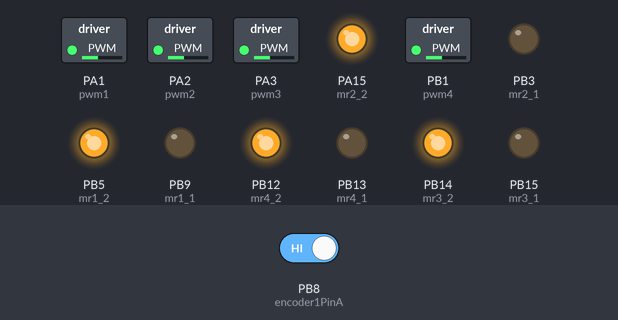
A program run on a simulated STM32 Blue Pill. On the bench: switched loads named in the program (green lamp = pin HIGH), output pins drawn as LEDs (lit = HIGH). The inputs (shaded band) are chosen by the test bench; at power-on: PB8 (encoder1PinA) HIGH. What the program prints to the serial monitor is not drawn.

Above: at 0.1 s.
Timing chart, 0 to 1.6 s (numbered marks = the images above):
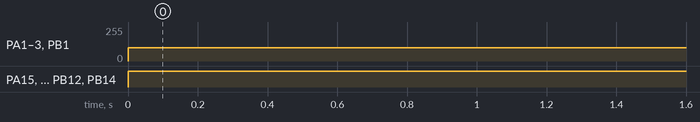

The program:

main.cpp
```cpp
#include <Arduino.h>

// Motor pins
#define mr1_1 PB9
#define mr1_2 PB5
#define pwm1 PA1

#define mr2_1 PB3
#define mr2_2 PA15
#define pwm2 PA2

#define mr3_1 PB15
#define mr3_2 PB14
#define pwm3 PA3

#define mr4_1 PB13
#define mr4_2 PB12
#define pwm4 PB1

// Encoder pins
const uint8_t encoder1PinA = PB8;
const uint8_t encoder1PinB = PB7;
/*
const uint8_t encoder2PinA = PB4;
const uint8_t encoder2PinB = PB6;*/

// Encoder values

volatile int encoder1Value = 0;
//volatile int encoder2Value = 0;

// PID parameters
float Kp = 2.0;
float Ki = 5.0;
float Kd = 1.0;

// Setpoint and input/output
int setpoint = 100; // Desired speed
float input1, input2;
float output1, output2;

// Function declarations
void encoder1ISR();
//void encoder2ISR();
float computePID(float input, int setpoint);

void setup() {
  Serial.begin(115200);

  pinMode(mr1_1, OUTPUT);
  pinMode(mr1_2, OUTPUT);
  pinMode(pwm1, OUTPUT);

  pinMode(mr2_1, OUTPUT);
  pinMode(mr2_2, OUTPUT);
  pinMode(pwm2, OUTPUT);

  pinMode(mr3_1, OUTPUT);
  pinMode(mr3_2, OUTPUT);
  pinMode(pwm3, OUTPUT);

  pinMode(mr4_1, OUTPUT);
  pinMode(mr4_2, OUTPUT);
  pinMode(pwm4, OUTPUT);

  pinMode(encoder1PinA, INPUT);
  pinMode(encoder1PinB, INPUT);
  /*pinMode(encoder2PinA, INPUT);
  pinMode(encoder2PinB, INPUT);*/

  attachInterrupt(digitalPinToInterrupt(encoder1PinA), encoder1ISR, FALLING);
  //attachInterrupt(digitalPinToInterrupt(encoder2PinA), encoder2ISR, FALLING);
}

void encoder1ISR() {
  if (digitalRead(encoder1PinB)) {
    encoder1Value++;
  } else {
    encoder1Value--;
  }
}

/*
void encoder2ISR() {
  if (digitalRead(encoder2PinB)) {
    encoder2Value++;
  } else {
    encoder2Value--;
  }
}*/

void front() {
  digitalWrite(mr1_1, LOW);
  digitalWrite(mr1_2, HIGH);
  digitalWrite(mr2_1, LOW);
  digitalWrite(mr2_2, HIGH);
  digitalWrite(mr3_1, LOW);
  digitalWrite(mr3_2, HIGH);
  digitalWrite(mr4_1, LOW);
  digitalWrite(mr4_2, HIGH);

  analogWrite(pwm1,100);
  analogWrite(pwm2,100);
  analogWrite(pwm3,100);
  analogWrite(pwm4,100);
}

void loop() {
  // Calculate speed from encoder values
  //input1 = encoder1Value;
  //input2 = encoder2Value;

  // Calculate PID output
  //output1 = computePID(input1, setpoint);
  //output2 = computePID(input2, setpoint);

  // Apply PWM values to motors
 /* analogWrite(pwm1, constrain(output1, 0, 255));
  analogWrite(pwm2, constrain(output2, 0, 255));
  analogWrite(pwm3, constrain(output1, 0, 255));
  analogWrite(pwm4, constrain(output2, 0, 255));*/

  // Print encoder values
  Serial.print("Encoder 1: ");
  Serial.println(encoder1Value);
  //Serial.print(" | Encoder 2: ");
  //Serial.println(encoder2Value);

  // Reset encoder values
  //encoder1Value = 0;
  //encoder2Value = 0;

  // Move forward
  front();

  delay(1);
}


/*
float computePID(float input, int setpoint) {
  static float lastError = 0;
  static float integral = 0;

  float error = setpoint - input;
  integral += error;
  float derivative = error - lastError;
  lastError = error;

  return Kp * error + Ki * integral + Kd * derivative;
}
*/
```

Measured:
- by itself, PA1 (pwm1), PA2 (pwm2), PA3 (pwm3), PB1 (pwm4): 0/255 → 100/255 at 0.00 s
- by itself, PA15 (mr2_2), PB5 (mr1_2), PB12 (mr4_2), PB14 (mr3_2): LOW → HIGH at 0.00 s
